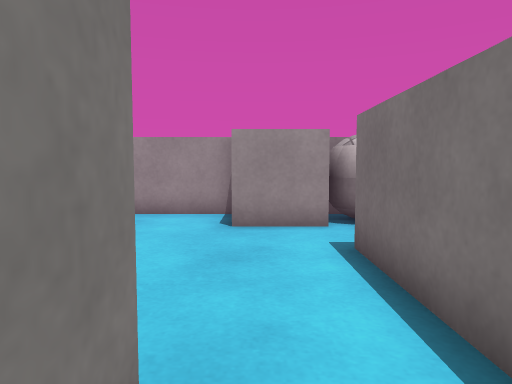
[1] (above)

17 first-person views from a walk through a Unity game level. The camera is 0.62 m above the floor, tilts 4° down and sees 70° across. The floor is counted in squares, 0.5 m on a side. Each view is taken from the middle of a square. On the plan, view 1 faces up. The plan holds only what a view shows up to about 15 squares ahead; the rest is blank. The place goes on beyond the plan. Surface patterns are stand-ins for the level's own textures.

[2]
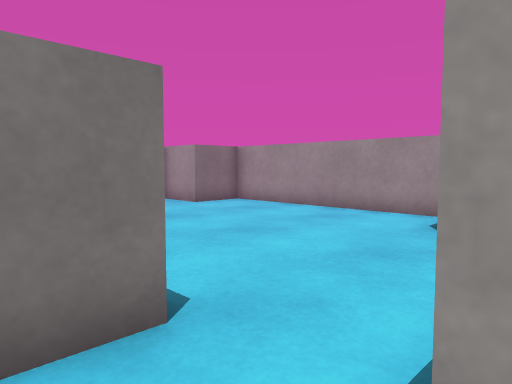

[3]
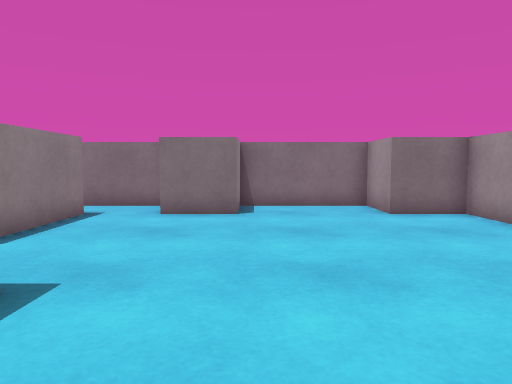

[4]
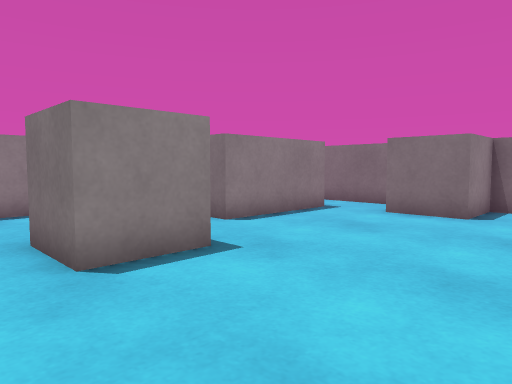

[5]
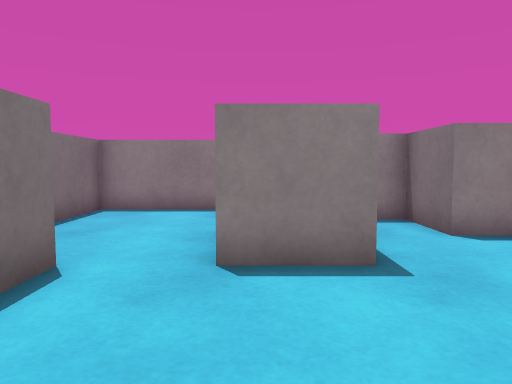

[6]
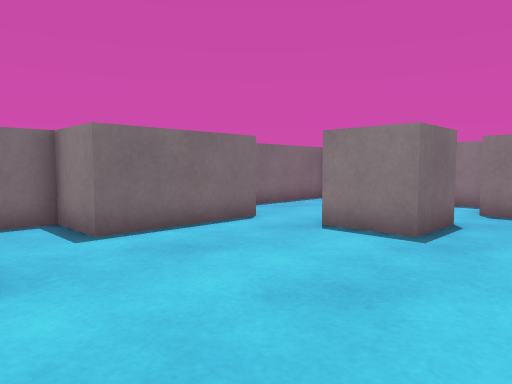

[7]
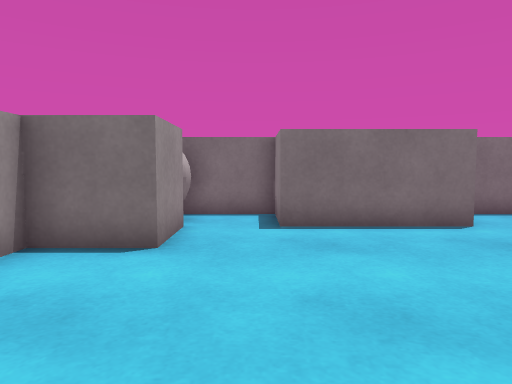

[8]
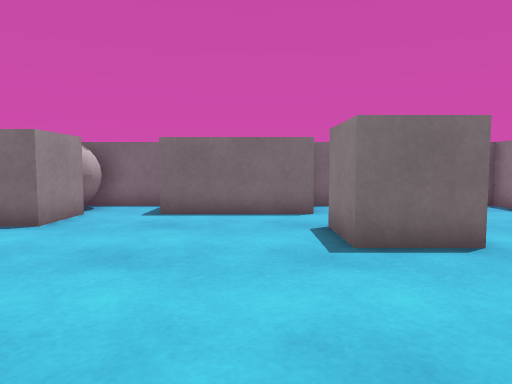

[9]
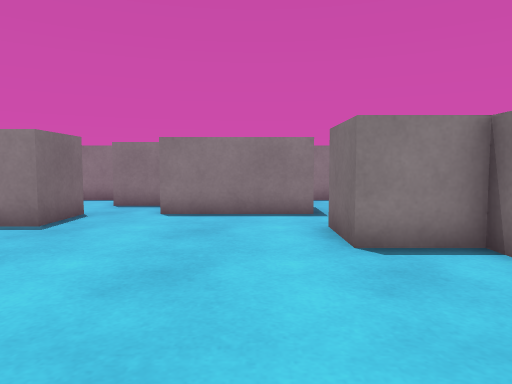

[10]
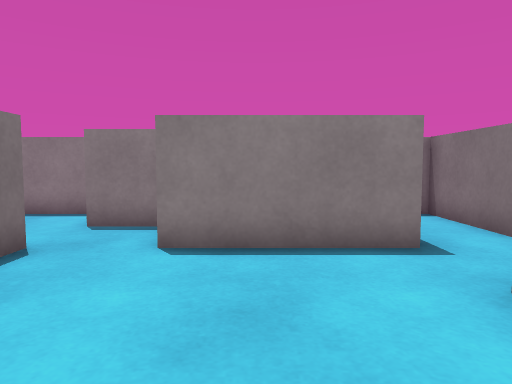

[11]
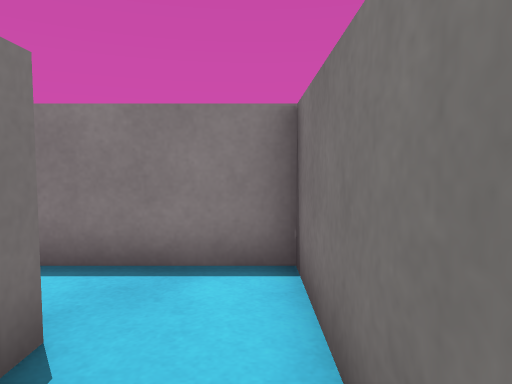

[12]
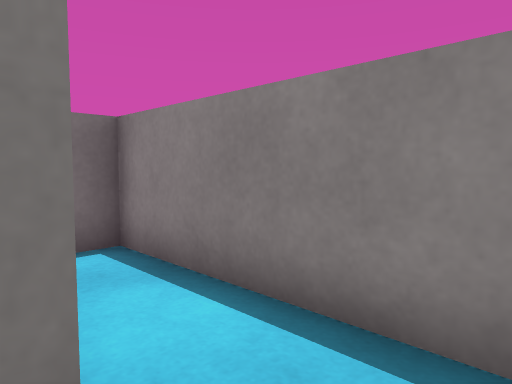

[13]
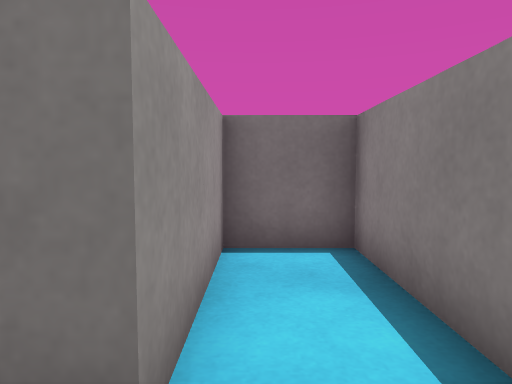

[14]
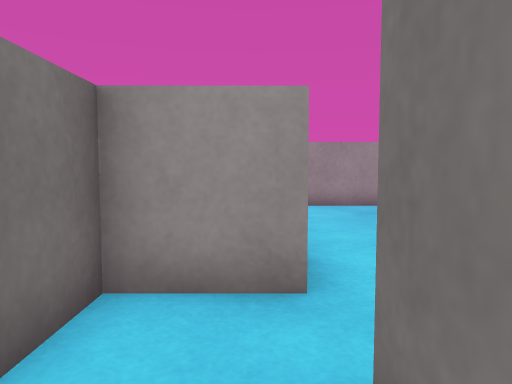

[15]
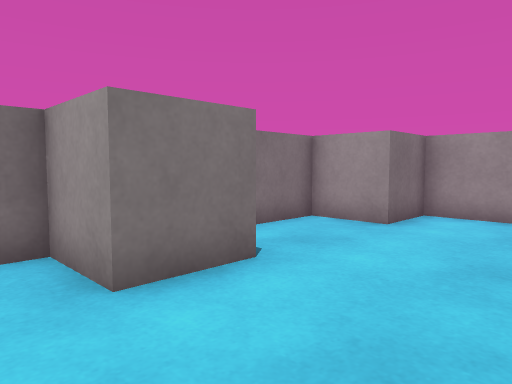

[16]
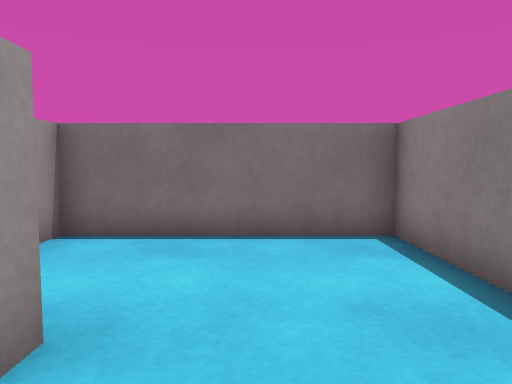

[17]
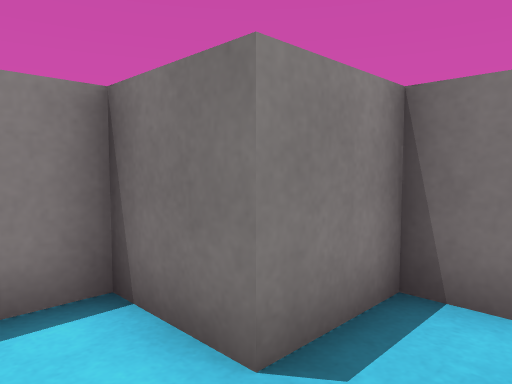

### Floor plan
Ten units are one square. View 1 is at (0, 0); x grows to the right and y downward. Boxes are objects, and circles mark ways between rooms. Rooms are numbered by the first view taken in them; rooms with no view inside come last. Other rooms are left out.
<svg viewBox="-110 -100 150 150">
<path fill="none" stroke="#000" d="M-25 6 -25 -15 -5 -15 -5 5 -10 5M15 -75 -5 -75 -5 -95 -85 -95 -85 -75 -105 -75 -105 -35 -85 -35 -85 -15 -105 -15 -105 5M-85 5 -45 5 -45 25 -25 25 -25 45 35 45 35 -15 15 -15 15 -55 35 -55 35 -81M-105 5 -105 45 -45 45 -45 25 -85 25 -85 5"/>
<rect x="15" y="-95" width="20" height="20" fill="#bbb"><title>ball</title></rect>
<circle cx="-95" cy="15" r="3" fill="#2a7"/>
<text x="-30" y="-30">1</text>
<text x="-80" y="30">2</text>
</svg>
Room 1 opens to room 2.

Where each view was taken, in squares from view 1:
view 1: 0 up, 0 right, facing up
view 2: 0 up, 2 right, facing up-left
view 3: 4 up, 1 right, facing left
view 4: 6 up, 1 right, facing down-left
view 5: 6 up, 1 left, facing down
view 6: 8 up, 5 left, facing down-right
view 7: 6 up, 6 left, facing right
view 8: 3 up, 8 left, facing right
view 9: 9 up, 7 left, facing down
view 10: 5 up, 6 left, facing down
view 11: 0 up, 10 left, facing down
view 12: 2 down, 10 left, facing down-right
view 13: 3 down, 10 left, facing right
view 14: 2 down, 9 left, facing up
view 15: 0 up, 5 left, facing up-left
view 16: 2 down, 3 left, facing right
view 17: 1 down, 1 left, facing down-left
